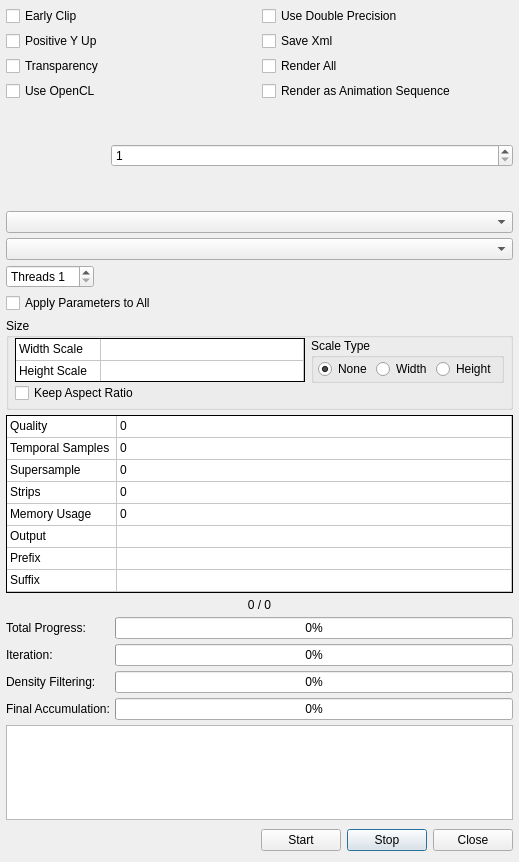
<?xml version="1.0" encoding="UTF-8"?>
<ui version="4.0">
 <class>FinalRenderDialog</class>
 <widget class="QDialog" name="FinalRenderDialog">
  <property name="geometry">
   <rect>
    <x>0</x>
    <y>0</y>
    <width>519</width>
    <height>862</height>
   </rect>
  </property>
  <property name="sizePolicy">
   <sizepolicy hsizetype="MinimumExpanding" vsizetype="Preferred">
    <horstretch>0</horstretch>
    <verstretch>0</verstretch>
   </sizepolicy>
  </property>
  <property name="minimumSize">
   <size>
    <width>0</width>
    <height>0</height>
   </size>
  </property>
  <property name="maximumSize">
   <size>
    <width>16777215</width>
    <height>16777215</height>
   </size>
  </property>
  <property name="windowTitle">
   <string>Final Render</string>
  </property>
  <layout class="QVBoxLayout" name="verticalLayout">
   <property name="leftMargin">
    <number>6</number>
   </property>
   <property name="topMargin">
    <number>6</number>
   </property>
   <property name="rightMargin">
    <number>6</number>
   </property>
   <property name="bottomMargin">
    <number>6</number>
   </property>
   <item>
    <widget class="QScrollArea" name="scrollArea">
     <property name="focusPolicy">
      <enum>Qt::NoFocus</enum>
     </property>
     <property name="frameShape">
      <enum>QFrame::NoFrame</enum>
     </property>
     <property name="frameShadow">
      <enum>QFrame::Raised</enum>
     </property>
     <property name="widgetResizable">
      <bool>true</bool>
     </property>
     <widget class="QWidget" name="scrollAreaWidgetContents">
      <property name="geometry">
       <rect>
        <x>0</x>
        <y>0</y>
        <width>507</width>
        <height>850</height>
       </rect>
      </property>
      <layout class="QVBoxLayout" name="verticalLayout_2">
       <property name="spacing">
        <number>5</number>
       </property>
       <property name="leftMargin">
        <number>0</number>
       </property>
       <property name="topMargin">
        <number>0</number>
       </property>
       <property name="rightMargin">
        <number>0</number>
       </property>
       <property name="bottomMargin">
        <number>0</number>
       </property>
       <item>
        <layout class="QGridLayout" name="gridLayout" columnstretch="0,0">
         <item row="0" column="0">
          <widget class="QCheckBox" name="FinalRenderEarlyClipCheckBox">
           <property name="toolTip">
            <string>&lt;html&gt;&lt;head/&gt;&lt;body&gt;&lt;p&gt;Checked: clip colors and gamma correct after density filtering.&lt;/p&gt;&lt;p&gt;Unchecked: do it after spatial filtering.&lt;/p&gt;&lt;/body&gt;&lt;/html&gt;</string>
           </property>
           <property name="text">
            <string>Early Clip</string>
           </property>
          </widget>
         </item>
         <item row="1" column="0">
          <widget class="QCheckBox" name="FinalRenderYAxisUpCheckBox">
           <property name="toolTip">
            <string>&lt;html&gt;&lt;head/&gt;&lt;body&gt;&lt;p&gt;Checked: Positive Y direction is up.&lt;/p&gt;&lt;p&gt;Unchecked: Positive Y direction is down.&lt;/p&gt;&lt;/body&gt;&lt;/html&gt;</string>
           </property>
           <property name="text">
            <string>Positive Y Up</string>
           </property>
          </widget>
         </item>
         <item row="3" column="0">
          <widget class="QCheckBox" name="FinalRenderOpenCLCheckBox">
           <property name="toolTip">
            <string>&lt;html&gt;&lt;head/&gt;&lt;body&gt;&lt;p&gt;Use OpenCL to render if your video card supports it.&lt;/p&gt;&lt;p&gt;This is highly recommended as it will dramatically speed up render time.&lt;/p&gt;&lt;/body&gt;&lt;/html&gt;</string>
           </property>
           <property name="text">
            <string>Use OpenCL</string>
           </property>
          </widget>
         </item>
         <item row="2" column="0">
          <widget class="QCheckBox" name="FinalRenderTransparencyCheckBox">
           <property name="toolTip">
            <string>&lt;html&gt;&lt;head/&gt;&lt;body&gt;&lt;p&gt;Use transparency in the final image.&lt;/p&gt;&lt;p&gt;Only supported for Png format.&lt;/p&gt;&lt;/body&gt;&lt;/html&gt;</string>
           </property>
           <property name="text">
            <string>Transparency</string>
           </property>
          </widget>
         </item>
         <item row="0" column="1">
          <widget class="QCheckBox" name="FinalRenderDoublePrecisionCheckBox">
           <property name="toolTip">
            <string>&lt;html&gt;&lt;head/&gt;&lt;body&gt;&lt;p&gt;Checked: use 64-bit double precision numbers (slower, but better image quality).&lt;/p&gt;&lt;p&gt;Unchecked: use 32-bit single precision numbers (faster, but worse image quality).&lt;/p&gt;&lt;/body&gt;&lt;/html&gt;</string>
           </property>
           <property name="text">
            <string>Use Double Precision</string>
           </property>
          </widget>
         </item>
         <item row="1" column="1">
          <widget class="QCheckBox" name="FinalRenderSaveXmlCheckBox">
           <property name="toolTip">
            <string>Save an Xml parameter file for each flame rendered</string>
           </property>
           <property name="text">
            <string>Save Xml</string>
           </property>
          </widget>
         </item>
         <item row="2" column="1">
          <widget class="QCheckBox" name="FinalRenderDoAllCheckBox">
           <property name="toolTip">
            <string>Render all open flames instead of just the current one</string>
           </property>
           <property name="text">
            <string>Render All</string>
           </property>
          </widget>
         </item>
         <item row="3" column="1">
          <widget class="QCheckBox" name="FinalRenderDoSequenceCheckBox">
           <property name="toolTip">
            <string>Use temporal samples value to achieve motion blur effect between flames</string>
           </property>
           <property name="text">
            <string>Render as Animation Sequence</string>
           </property>
          </widget>
         </item>
        </layout>
       </item>
       <item>
        <layout class="QGridLayout" name="gridLayout_3">
         <property name="sizeConstraint">
          <enum>QLayout::SetNoConstraint</enum>
         </property>
         <item row="0" column="0">
          <widget class="QLabel" name="FinalRenderPreviewLabel">
           <property name="sizePolicy">
            <sizepolicy hsizetype="Fixed" vsizetype="Fixed">
             <horstretch>0</horstretch>
             <verstretch>0</verstretch>
            </sizepolicy>
           </property>
           <property name="minimumSize">
            <size>
             <width>100</width>
             <height>100</height>
            </size>
           </property>
           <property name="maximumSize">
            <size>
             <width>100</width>
             <height>100</height>
            </size>
           </property>
           <property name="sizeIncrement">
            <size>
             <width>1</width>
             <height>1</height>
            </size>
           </property>
           <property name="frameShape">
            <enum>QFrame::NoFrame</enum>
           </property>
           <property name="lineWidth">
            <number>0</number>
           </property>
           <property name="text">
            <string/>
           </property>
           <property name="textFormat">
            <enum>Qt::PlainText</enum>
           </property>
           <property name="alignment">
            <set>Qt::AlignCenter</set>
           </property>
          </widget>
         </item>
         <item row="0" column="1">
          <widget class="QSpinBox" name="FinalRenderCurrentSpin">
           <property name="sizePolicy">
            <sizepolicy hsizetype="Expanding" vsizetype="Fixed">
             <horstretch>0</horstretch>
             <verstretch>0</verstretch>
            </sizepolicy>
           </property>
           <property name="prefix">
            <string/>
           </property>
           <property name="minimum">
            <number>1</number>
           </property>
           <property name="maximum">
            <number>999999999</number>
           </property>
           <property name="value">
            <number>1</number>
           </property>
          </widget>
         </item>
        </layout>
       </item>
       <item>
        <widget class="QComboBox" name="FinalRenderPlatformCombo">
         <property name="sizePolicy">
          <sizepolicy hsizetype="Expanding" vsizetype="Fixed">
           <horstretch>0</horstretch>
           <verstretch>0</verstretch>
          </sizepolicy>
         </property>
         <property name="minimumSize">
          <size>
           <width>0</width>
           <height>0</height>
          </size>
         </property>
         <property name="maximumSize">
          <size>
           <width>16777215</width>
           <height>16777215</height>
          </size>
         </property>
        </widget>
       </item>
       <item>
        <widget class="QComboBox" name="FinalRenderDeviceCombo">
         <property name="sizePolicy">
          <sizepolicy hsizetype="Expanding" vsizetype="Fixed">
           <horstretch>0</horstretch>
           <verstretch>0</verstretch>
          </sizepolicy>
         </property>
         <property name="minimumSize">
          <size>
           <width>0</width>
           <height>0</height>
          </size>
         </property>
         <property name="maximumSize">
          <size>
           <width>16777215</width>
           <height>16777215</height>
          </size>
         </property>
        </widget>
       </item>
       <item>
        <widget class="QSpinBox" name="FinalRenderThreadCountSpin">
         <property name="sizePolicy">
          <sizepolicy hsizetype="Maximum" vsizetype="Fixed">
           <horstretch>0</horstretch>
           <verstretch>0</verstretch>
          </sizepolicy>
         </property>
         <property name="toolTip">
          <string>&lt;html&gt;&lt;head/&gt;&lt;body&gt;&lt;p&gt;The number of threads to use with CPU rendering.&lt;/p&gt;&lt;p&gt;Decrease for a more responsive system during rendering, increase for better performance.&lt;/p&gt;&lt;/body&gt;&lt;/html&gt;</string>
         </property>
         <property name="prefix">
          <string>Threads </string>
         </property>
         <property name="minimum">
          <number>1</number>
         </property>
         <property name="maximum">
          <number>64</number>
         </property>
        </widget>
       </item>
       <item>
        <widget class="QCheckBox" name="FinalRenderApplyToAllCheckBox">
         <property name="toolTip">
          <string>Apply current operation to all flames</string>
         </property>
         <property name="text">
          <string>Apply Parameters to All</string>
         </property>
        </widget>
       </item>
       <item>
        <widget class="QGroupBox" name="FinalRenderSizeGroupBox">
         <property name="minimumSize">
          <size>
           <width>0</width>
           <height>91</height>
          </size>
         </property>
         <property name="title">
          <string>Size</string>
         </property>
         <layout class="QGridLayout" name="gridLayout_5">
          <property name="leftMargin">
           <number>6</number>
          </property>
          <property name="topMargin">
           <number>0</number>
          </property>
          <property name="rightMargin">
           <number>6</number>
          </property>
          <property name="bottomMargin">
           <number>4</number>
          </property>
          <property name="horizontalSpacing">
           <number>6</number>
          </property>
          <property name="verticalSpacing">
           <number>0</number>
          </property>
          <item row="0" column="0">
           <widget class="QTableWidget" name="FinalRenderSizeTable">
            <property name="sizePolicy">
             <sizepolicy hsizetype="Expanding" vsizetype="Fixed">
              <horstretch>0</horstretch>
              <verstretch>0</verstretch>
             </sizepolicy>
            </property>
            <property name="minimumSize">
             <size>
              <width>0</width>
              <height>44</height>
             </size>
            </property>
            <property name="maximumSize">
             <size>
              <width>16777215</width>
              <height>44</height>
             </size>
            </property>
            <property name="focusPolicy">
             <enum>Qt::NoFocus</enum>
            </property>
            <property name="frameShape">
             <enum>QFrame::Panel</enum>
            </property>
            <property name="frameShadow">
             <enum>QFrame::Plain</enum>
            </property>
            <property name="verticalScrollBarPolicy">
             <enum>Qt::ScrollBarAlwaysOff</enum>
            </property>
            <property name="horizontalScrollBarPolicy">
             <enum>Qt::ScrollBarAlwaysOff</enum>
            </property>
            <property name="editTriggers">
             <set>QAbstractItemView::NoEditTriggers</set>
            </property>
            <property name="tabKeyNavigation">
             <bool>false</bool>
            </property>
            <property name="selectionMode">
             <enum>QAbstractItemView::NoSelection</enum>
            </property>
            <property name="verticalScrollMode">
             <enum>QAbstractItemView::ScrollPerPixel</enum>
            </property>
            <property name="horizontalScrollMode">
             <enum>QAbstractItemView::ScrollPerPixel</enum>
            </property>
            <property name="showGrid">
             <bool>true</bool>
            </property>
            <property name="wordWrap">
             <bool>false</bool>
            </property>
            <property name="rowCount">
             <number>2</number>
            </property>
            <property name="columnCount">
             <number>2</number>
            </property>
            <attribute name="horizontalHeaderVisible">
             <bool>false</bool>
            </attribute>
            <attribute name="horizontalHeaderDefaultSectionSize">
             <number>85</number>
            </attribute>
            <attribute name="horizontalHeaderHighlightSections">
             <bool>false</bool>
            </attribute>
            <attribute name="horizontalHeaderMinimumSectionSize">
             <number>35</number>
            </attribute>
            <attribute name="horizontalHeaderStretchLastSection">
             <bool>true</bool>
            </attribute>
            <attribute name="verticalHeaderVisible">
             <bool>false</bool>
            </attribute>
            <attribute name="verticalHeaderDefaultSectionSize">
             <number>22</number>
            </attribute>
            <attribute name="verticalHeaderHighlightSections">
             <bool>false</bool>
            </attribute>
            <attribute name="verticalHeaderMinimumSectionSize">
             <number>22</number>
            </attribute>
            <row>
             <property name="text">
              <string>Width Scale</string>
             </property>
            </row>
            <row>
             <property name="text">
              <string>Height Scale</string>
             </property>
            </row>
            <column>
             <property name="text">
              <string>Field</string>
             </property>
            </column>
            <column/>
            <item row="0" column="0">
             <property name="text">
              <string>Width Scale</string>
             </property>
            </item>
            <item row="0" column="1">
             <property name="text">
              <string/>
             </property>
            </item>
            <item row="1" column="0">
             <property name="text">
              <string>Height Scale</string>
             </property>
            </item>
            <item row="1" column="1">
             <property name="text">
              <string/>
             </property>
            </item>
           </widget>
          </item>
          <item row="0" column="1">
           <widget class="QGroupBox" name="FinalRenderScaleGroupBox">
            <property name="minimumSize">
             <size>
              <width>0</width>
              <height>45</height>
             </size>
            </property>
            <property name="maximumSize">
             <size>
              <width>16777215</width>
              <height>45</height>
             </size>
            </property>
            <property name="toolTip">
             <string>The scaling to perform from the editor to the final rendered image</string>
            </property>
            <property name="title">
             <string>Scale Type</string>
            </property>
            <property name="flat">
             <bool>false</bool>
            </property>
            <layout class="QGridLayout" name="gridLayout_4">
             <property name="leftMargin">
              <number>4</number>
             </property>
             <property name="topMargin">
              <number>4</number>
             </property>
             <property name="rightMargin">
              <number>4</number>
             </property>
             <property name="bottomMargin">
              <number>4</number>
             </property>
             <property name="spacing">
              <number>4</number>
             </property>
             <item row="0" column="1">
              <widget class="QRadioButton" name="FinalRenderScaleWidthRadioButton">
               <property name="text">
                <string>Width</string>
               </property>
              </widget>
             </item>
             <item row="0" column="2">
              <widget class="QRadioButton" name="FinalRenderScaleHeightRadioButton">
               <property name="text">
                <string>Height</string>
               </property>
              </widget>
             </item>
             <item row="0" column="0">
              <widget class="QRadioButton" name="FinalRenderScaleNoneRadioButton">
               <property name="text">
                <string>None</string>
               </property>
               <property name="checked">
                <bool>true</bool>
               </property>
              </widget>
             </item>
            </layout>
           </widget>
          </item>
          <item row="1" column="0">
           <widget class="QCheckBox" name="FinalRenderKeepAspectCheckBox">
            <property name="toolTip">
             <string>Maintain the aspect ratio between width and height to be equal to base width and base height</string>
            </property>
            <property name="text">
             <string>Keep Aspect Ratio</string>
            </property>
            <property name="checked">
             <bool>false</bool>
            </property>
           </widget>
          </item>
         </layout>
        </widget>
       </item>
       <item>
        <widget class="TableWidget" name="FinalRenderParamsTable">
         <property name="sizePolicy">
          <sizepolicy hsizetype="Expanding" vsizetype="Fixed">
           <horstretch>0</horstretch>
           <verstretch>0</verstretch>
          </sizepolicy>
         </property>
         <property name="minimumSize">
          <size>
           <width>0</width>
           <height>178</height>
          </size>
         </property>
         <property name="maximumSize">
          <size>
           <width>16777215</width>
           <height>178</height>
          </size>
         </property>
         <property name="focusPolicy">
          <enum>Qt::NoFocus</enum>
         </property>
         <property name="frameShape">
          <enum>QFrame::Panel</enum>
         </property>
         <property name="frameShadow">
          <enum>QFrame::Plain</enum>
         </property>
         <property name="verticalScrollBarPolicy">
          <enum>Qt::ScrollBarAlwaysOff</enum>
         </property>
         <property name="horizontalScrollBarPolicy">
          <enum>Qt::ScrollBarAlwaysOff</enum>
         </property>
         <property name="editTriggers">
          <set>QAbstractItemView::NoEditTriggers</set>
         </property>
         <property name="tabKeyNavigation">
          <bool>false</bool>
         </property>
         <property name="alternatingRowColors">
          <bool>false</bool>
         </property>
         <property name="selectionMode">
          <enum>QAbstractItemView::NoSelection</enum>
         </property>
         <property name="verticalScrollMode">
          <enum>QAbstractItemView::ScrollPerPixel</enum>
         </property>
         <property name="horizontalScrollMode">
          <enum>QAbstractItemView::ScrollPerPixel</enum>
         </property>
         <property name="showGrid">
          <bool>true</bool>
         </property>
         <property name="gridStyle">
          <enum>Qt::SolidLine</enum>
         </property>
         <property name="wordWrap">
          <bool>false</bool>
         </property>
         <property name="cornerButtonEnabled">
          <bool>false</bool>
         </property>
         <property name="columnCount">
          <number>2</number>
         </property>
         <attribute name="horizontalHeaderVisible">
          <bool>false</bool>
         </attribute>
         <attribute name="horizontalHeaderCascadingSectionResizes">
          <bool>false</bool>
         </attribute>
         <attribute name="horizontalHeaderDefaultSectionSize">
          <number>110</number>
         </attribute>
         <attribute name="horizontalHeaderHighlightSections">
          <bool>false</bool>
         </attribute>
         <attribute name="horizontalHeaderMinimumSectionSize">
          <number>35</number>
         </attribute>
         <attribute name="horizontalHeaderStretchLastSection">
          <bool>true</bool>
         </attribute>
         <attribute name="verticalHeaderVisible">
          <bool>false</bool>
         </attribute>
         <attribute name="verticalHeaderDefaultSectionSize">
          <number>22</number>
         </attribute>
         <attribute name="verticalHeaderHighlightSections">
          <bool>false</bool>
         </attribute>
         <attribute name="verticalHeaderMinimumSectionSize">
          <number>22</number>
         </attribute>
         <attribute name="verticalHeaderStretchLastSection">
          <bool>false</bool>
         </attribute>
         <row>
          <property name="text">
           <string>Quality</string>
          </property>
         </row>
         <row>
          <property name="text">
           <string>Temporal Samples</string>
          </property>
         </row>
         <row>
          <property name="text">
           <string>Supersample</string>
          </property>
         </row>
         <row>
          <property name="text">
           <string>Strips</string>
          </property>
         </row>
         <row>
          <property name="text">
           <string>Memory Usage</string>
          </property>
         </row>
         <row>
          <property name="text">
           <string>Output</string>
          </property>
         </row>
         <row>
          <property name="text">
           <string>Prefix</string>
          </property>
         </row>
         <row>
          <property name="text">
           <string>Suffix</string>
          </property>
         </row>
         <column>
          <property name="text">
           <string>Field</string>
          </property>
         </column>
         <column>
          <property name="text">
           <string/>
          </property>
         </column>
         <item row="0" column="0">
          <property name="text">
           <string>Quality</string>
          </property>
          <property name="toolTip">
           <string>The quality in iterations per pixel of the final output image</string>
          </property>
         </item>
         <item row="0" column="1">
          <property name="text">
           <string>0</string>
          </property>
         </item>
         <item row="1" column="0">
          <property name="text">
           <string>Temporal Samples</string>
          </property>
          <property name="toolTip">
           <string>The number of interpolated renders to do for each flame when rendering as an animation sequence</string>
          </property>
         </item>
         <item row="1" column="1">
          <property name="text">
           <string>0</string>
          </property>
         </item>
         <item row="2" column="0">
          <property name="text">
           <string>Supersample</string>
          </property>
          <property name="toolTip">
           <string>&lt;html&gt;&lt;head/&gt;&lt;body&gt;&lt;p&gt;The number to multiply the dimensions of the histogram and density filtering buffer by to achieve anti-aliasing.&lt;/p&gt;&lt;p&gt;Use this very sparingly as it increases the required memory by n squared.&lt;/p&gt;&lt;/body&gt;&lt;/html&gt;</string>
          </property>
         </item>
         <item row="2" column="1">
          <property name="text">
           <string>0</string>
          </property>
         </item>
         <item row="3" column="0">
          <property name="text">
           <string>Strips</string>
          </property>
         </item>
         <item row="3" column="1">
          <property name="text">
           <string>0</string>
          </property>
         </item>
         <item row="4" column="0">
          <property name="text">
           <string>Memory Usage</string>
          </property>
          <property name="toolTip">
           <string>The amount of memory including the final output image required to perform this render</string>
          </property>
         </item>
         <item row="4" column="1">
          <property name="text">
           <string>0</string>
          </property>
         </item>
         <item row="5" column="0">
          <property name="text">
           <string>Output</string>
          </property>
          <property name="toolTip">
           <string>The output file path for rendering a single flame, or folder location for rendering multiple flames</string>
          </property>
         </item>
         <item row="5" column="1">
          <property name="text">
           <string/>
          </property>
         </item>
         <item row="6" column="0">
          <property name="text">
           <string>Prefix</string>
          </property>
          <property name="toolTip">
           <string>The prefix to attach to all image filenames</string>
          </property>
         </item>
         <item row="6" column="1">
          <property name="text">
           <string/>
          </property>
         </item>
         <item row="7" column="0">
          <property name="text">
           <string>Suffix</string>
          </property>
          <property name="toolTip">
           <string>The suffix to attach to all image filenames</string>
          </property>
         </item>
         <item row="7" column="1">
          <property name="text">
           <string/>
          </property>
         </item>
        </widget>
       </item>
       <item>
        <widget class="QLabel" name="FinalRenderImageCountLabel">
         <property name="text">
          <string>0 / 0</string>
         </property>
         <property name="alignment">
          <set>Qt::AlignCenter</set>
         </property>
        </widget>
       </item>
       <item>
        <layout class="QGridLayout" name="gridLayout_2" rowstretch="0,0,0,0" columnstretch="1,4">
         <property name="sizeConstraint">
          <enum>QLayout::SetDefaultConstraint</enum>
         </property>
         <item row="2" column="1">
          <widget class="QProgressBar" name="FinalRenderFilteringProgress">
           <property name="sizePolicy">
            <sizepolicy hsizetype="Minimum" vsizetype="Fixed">
             <horstretch>0</horstretch>
             <verstretch>0</verstretch>
            </sizepolicy>
           </property>
           <property name="value">
            <number>0</number>
           </property>
          </widget>
         </item>
         <item row="1" column="0">
          <widget class="QLabel" name="FinalRenderIterationProgressLabel">
           <property name="sizePolicy">
            <sizepolicy hsizetype="Minimum" vsizetype="Preferred">
             <horstretch>0</horstretch>
             <verstretch>0</verstretch>
            </sizepolicy>
           </property>
           <property name="text">
            <string>Iteration:</string>
           </property>
          </widget>
         </item>
         <item row="3" column="0">
          <widget class="QLabel" name="FinalRenderAccumProgressLabel">
           <property name="sizePolicy">
            <sizepolicy hsizetype="Minimum" vsizetype="Preferred">
             <horstretch>0</horstretch>
             <verstretch>0</verstretch>
            </sizepolicy>
           </property>
           <property name="text">
            <string>Final Accumulation:</string>
           </property>
          </widget>
         </item>
         <item row="1" column="1">
          <widget class="QProgressBar" name="FinalRenderIterationProgress">
           <property name="sizePolicy">
            <sizepolicy hsizetype="Minimum" vsizetype="Fixed">
             <horstretch>0</horstretch>
             <verstretch>0</verstretch>
            </sizepolicy>
           </property>
           <property name="value">
            <number>0</number>
           </property>
          </widget>
         </item>
         <item row="3" column="1">
          <widget class="QProgressBar" name="FinalRenderAccumProgress">
           <property name="sizePolicy">
            <sizepolicy hsizetype="Minimum" vsizetype="Fixed">
             <horstretch>0</horstretch>
             <verstretch>0</verstretch>
            </sizepolicy>
           </property>
           <property name="value">
            <number>0</number>
           </property>
          </widget>
         </item>
         <item row="2" column="0">
          <widget class="QLabel" name="FinalRenderFilteringProgressLabel">
           <property name="sizePolicy">
            <sizepolicy hsizetype="Minimum" vsizetype="Preferred">
             <horstretch>0</horstretch>
             <verstretch>0</verstretch>
            </sizepolicy>
           </property>
           <property name="text">
            <string>Density Filtering:</string>
           </property>
          </widget>
         </item>
         <item row="0" column="0">
          <widget class="QLabel" name="FinalRenderTotalProgressLabel">
           <property name="sizePolicy">
            <sizepolicy hsizetype="Minimum" vsizetype="Fixed">
             <horstretch>0</horstretch>
             <verstretch>0</verstretch>
            </sizepolicy>
           </property>
           <property name="text">
            <string>Total Progress:</string>
           </property>
          </widget>
         </item>
         <item row="0" column="1">
          <widget class="QProgressBar" name="FinalRenderTotalProgress">
           <property name="sizePolicy">
            <sizepolicy hsizetype="Minimum" vsizetype="Fixed">
             <horstretch>0</horstretch>
             <verstretch>0</verstretch>
            </sizepolicy>
           </property>
           <property name="value">
            <number>0</number>
           </property>
          </widget>
         </item>
        </layout>
       </item>
       <item>
        <widget class="QTextEdit" name="FinalRenderTextOutput">
         <property name="sizePolicy">
          <sizepolicy hsizetype="Expanding" vsizetype="Expanding">
           <horstretch>0</horstretch>
           <verstretch>1</verstretch>
          </sizepolicy>
         </property>
         <property name="maximumSize">
          <size>
           <width>16777215</width>
           <height>16777215</height>
          </size>
         </property>
         <property name="focusPolicy">
          <enum>Qt::StrongFocus</enum>
         </property>
         <property name="readOnly">
          <bool>true</bool>
         </property>
         <property name="textInteractionFlags">
          <set>Qt::TextSelectableByKeyboard|Qt::TextSelectableByMouse</set>
         </property>
        </widget>
       </item>
       <item>
        <layout class="QHBoxLayout" name="FinalRenderButtonHBoxLayout">
         <property name="spacing">
          <number>6</number>
         </property>
         <property name="leftMargin">
          <number>0</number>
         </property>
         <property name="topMargin">
          <number>0</number>
         </property>
         <property name="rightMargin">
          <number>0</number>
         </property>
         <property name="bottomMargin">
          <number>0</number>
         </property>
         <item>
          <spacer name="FinalRenderButtonSpacer">
           <property name="orientation">
            <enum>Qt::Horizontal</enum>
           </property>
           <property name="sizeHint" stdset="0">
            <size>
             <width>131</width>
             <height>31</height>
            </size>
           </property>
          </spacer>
         </item>
         <item>
          <widget class="QPushButton" name="StartRenderButton">
           <property name="focusPolicy">
            <enum>Qt::TabFocus</enum>
           </property>
           <property name="text">
            <string>Start</string>
           </property>
           <property name="autoDefault">
            <bool>false</bool>
           </property>
          </widget>
         </item>
         <item>
          <widget class="QPushButton" name="StopRenderButton">
           <property name="focusPolicy">
            <enum>Qt::TabFocus</enum>
           </property>
           <property name="text">
            <string>Stop</string>
           </property>
          </widget>
         </item>
         <item>
          <widget class="QPushButton" name="CloseButton">
           <property name="focusPolicy">
            <enum>Qt::TabFocus</enum>
           </property>
           <property name="text">
            <string>Close</string>
           </property>
           <property name="autoDefault">
            <bool>false</bool>
           </property>
           <property name="default">
            <bool>false</bool>
           </property>
          </widget>
         </item>
        </layout>
       </item>
      </layout>
     </widget>
    </widget>
   </item>
  </layout>
 </widget>
 <customwidgets>
  <customwidget>
   <class>TableWidget</class>
   <extends>QTableWidget</extends>
   <header>TableWidget.h</header>
  </customwidget>
 </customwidgets>
 <tabstops>
  <tabstop>FinalRenderEarlyClipCheckBox</tabstop>
  <tabstop>FinalRenderYAxisUpCheckBox</tabstop>
  <tabstop>FinalRenderTransparencyCheckBox</tabstop>
  <tabstop>FinalRenderOpenCLCheckBox</tabstop>
  <tabstop>FinalRenderPlatformCombo</tabstop>
  <tabstop>FinalRenderDeviceCombo</tabstop>
  <tabstop>FinalRenderThreadCountSpin</tabstop>
  <tabstop>FinalRenderParamsTable</tabstop>
  <tabstop>FinalRenderTextOutput</tabstop>
  <tabstop>StartRenderButton</tabstop>
  <tabstop>StopRenderButton</tabstop>
  <tabstop>CloseButton</tabstop>
 </tabstops>
 <resources/>
 <connections>
  <connection>
   <sender>StartRenderButton</sender>
   <signal>clicked()</signal>
   <receiver>FinalRenderDialog</receiver>
   <slot>accept()</slot>
   <hints>
    <hint type="sourcelabel">
     <x>278</x>
     <y>253</y>
    </hint>
    <hint type="destinationlabel">
     <x>96</x>
     <y>254</y>
    </hint>
   </hints>
  </connection>
  <connection>
   <sender>CloseButton</sender>
   <signal>clicked()</signal>
   <receiver>FinalRenderDialog</receiver>
   <slot>reject()</slot>
   <hints>
    <hint type="sourcelabel">
     <x>369</x>
     <y>253</y>
    </hint>
    <hint type="destinationlabel">
     <x>179</x>
     <y>282</y>
    </hint>
   </hints>
  </connection>
 </connections>
</ui>
